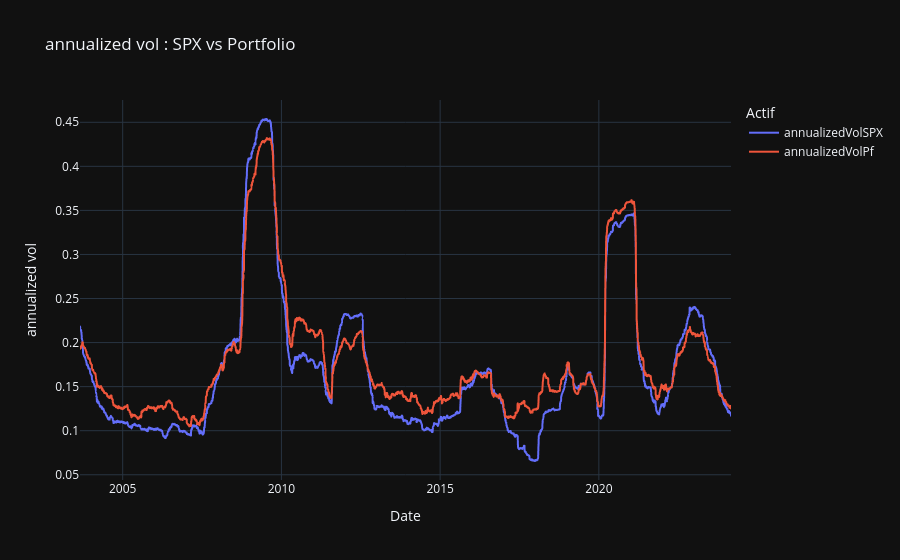

Notebook cell for this chart:
### Code cell
import pandas as pd
import numpy as np
import plotly.express as px

df2 = final[["Date", "SPX", "Money"]].copy()
df2["Portfolio"] = df2["Money"]
df2.drop(columns="Money", inplace=True)
df2["Date"] = pd.to_datetime(df2["Date"], dayfirst=True)
df2.set_index("Date", inplace=True)

daily_returns = df2.pct_change()
daily_returns.dropna(inplace=True)

daily_returns["annualizedVolSPX"] = daily_returns['SPX'].rolling(window=252).std() * np.sqrt(252)
daily_returns["annualizedVolPf"] = daily_returns['Portfolio'].rolling(window=252).std() * np.sqrt(252)
data_to_plot = daily_returns.dropna()

fig = px.line(data_to_plot,
              x=data_to_plot.index,
              y=["annualizedVolSPX", "annualizedVolPf"],
              labels={"value": "annualized vol", "variable": "Actif", "Date": "Date"},
              title="annualized vol : SPX vs Portfolio")

fig.show()

### Figure 1 — Plotly figure (JSON) as saved in the notebook; plotly's stock layout.template omitted (floating-point values rounded to 4 significant figures; data arrays with more than 128 entries replaced by an {"elided": "..."} marker saying what was removed)
{"data": [{"hovertemplate": "Actif=annualizedVolSPX<br>Date=%{x}<br>annualized vol=%{y}<extra></extra>", "legendgroup": "annualizedVolSPX", "line": {"color": "#636efa", "dash": "solid"}, "marker": {"symbol": "circle"}, "mode": "lines", "name": "annualizedVolSPX", "showlegend": true, "x": {"elided": "5350 str values"}, "xaxis": "x", "y": {"elided": "5350 float values"}, "yaxis": "y", "type": "scattergl"}, {"hovertemplate": "Actif=annualizedVolPf<br>Date=%{x}<br>annualized vol=%{y}<extra></extra>", "legendgroup": "annualizedVolPf", "line": {"color": "#EF553B", "dash": "solid"}, "marker": {"symbol": "circle"}, "mode": "lines", "name": "annualizedVolPf", "showlegend": true, "x": {"elided": "5350 str values"}, "xaxis": "x", "y": {"elided": "5350 float values"}, "yaxis": "y", "type": "scattergl"}], "layout": {"xaxis": {"anchor": "y", "domain": [0.0, 1.0], "title": {"text": "Date"}}, "yaxis": {"anchor": "x", "domain": [0.0, 1.0], "title": {"text": "annualized vol"}}, "legend": {"title": {"text": "Actif"}, "tracegroupgap": 0}, "title": {"text": "annualized vol : SPX vs Portfolio"}}}
